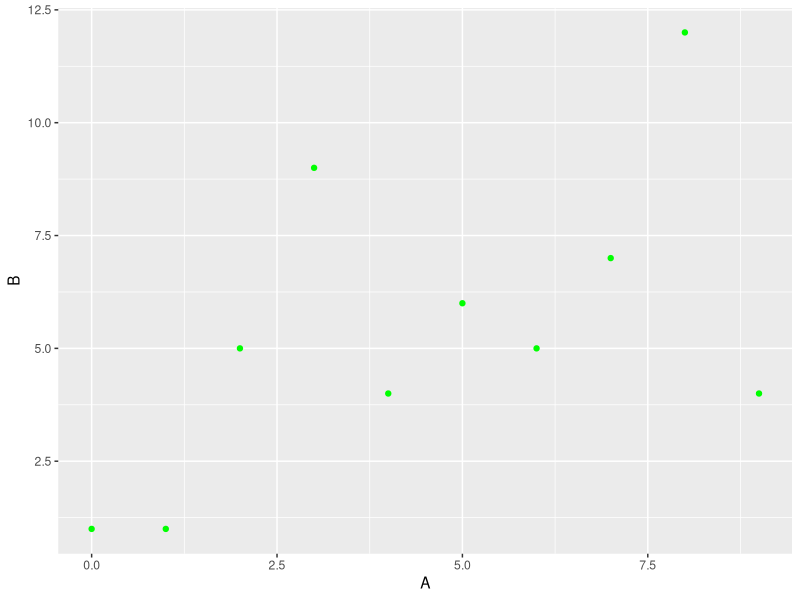

The R source for this figure:
## ---- chunk 1
knitr::opts_chunk$set(echo = TRUE)
## ---- chunk 2
library(tidyverse)

dat<-data.frame(A=c(1,2,3,9,8,7,6,5,4,0),
                B=c(1,5,9,4,12,7,5,6,4,1)) %>%
  mutate(C=B*A)

dat

# OK trying to add something?

ah_plot <- ggplot(dat, aes(x = A, y = B)) +
  geom_point(color = "green")

